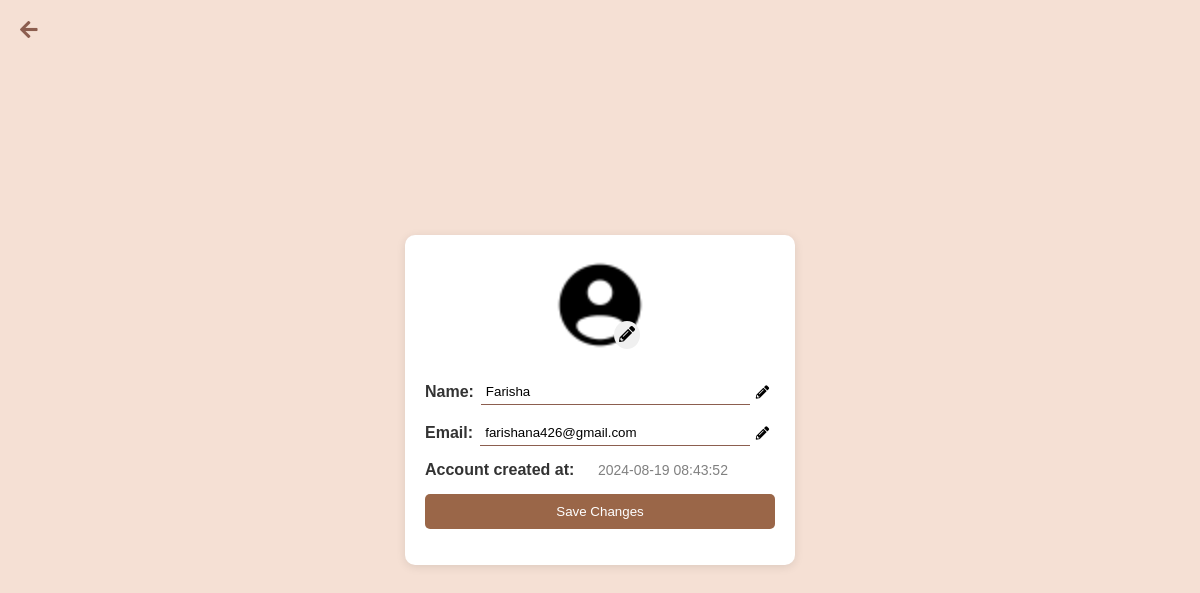
The page /public/personal_details.php (signed in) on the database its author committed.
### tables this page shows
CREATE TABLE `users` (
  `user_id` int(11) NOT NULL,
  `username` varchar(255) NOT NULL,
  `email` varchar(100) NOT NULL,
  `password` varchar(255) NOT NULL,
  `role` enum('student','teacher','admin') NOT NULL,
  `created_at` timestamp NOT NULL DEFAULT current_timestamp(),
  `profile_pic_path` varchar(255) DEFAULT '../assets/uploads/profiles/default_pic.png'
);

### models/User.php (called while the page is built, shortened)
<?php
require_once '../config/database.php';
class User {
    private $db;
    public function __construct() {
        global $conn;
        $this->db = $conn;
    }
    public function getUserById($id){
        $query = "SELECT * FROM users WHERE user_id = $id";
        $result =$this->db->query($query);
        return $result->fetch_assoc();
    }
}
?>

### public/personal_details.php (the view, shortened to what this page needs)
<?php
include '../config/database.php';
include '../models/User.php';
include '../includes/back_button.php';
$user_id = $_SESSION['user_id'];
$userModel = new User();
$user = $userModel->getUserById($user_id);
?>
<!DOCTYPE html>
<html lang="en">
<head>
    <link rel="stylesheet" href="../assets/css/personal_details.css">
    <link rel="stylesheet" href="https://cdnjs.cloudflare.com/ajax/libs/font-awesome/5.15.4/css/all.min.css">
</head>
<body>
<div class="profile-container">
    <div class="profile-pic">
        <img src="<?= $user['profile_pic_path'] ? $user['profile_pic_path'] : '../assets/default_pic.jpg' ?>" alt="Profile Picture" class="round-pic">
        <label for="profile_pic" class="edit-icon"><i class="fas fa-pencil-alt"></i></label>
    </div>
    <div class="details-container">
    <form method="POST" class="update-details-form">
        <div class="detail-row">
            <span class="detail-title">Name:</span>
            <input type="text" name="name" value="<?= htmlspecialchars($user['username']) ?>" readonly id="name_input">
            <button type="button" class="edit-button" onclick="enableEdit('name_input')">
                <i class="fas fa-pencil-alt"></i>
            </button>
        </div>
        <div class="detail-row">
            <span class="detail-title">Email:</span>
            <input type="email" name="email" value="<?= htmlspecialchars($user['email']) ?>" readonly id="email_input">
            <button type="button" class="edit-button" onclick="enableEdit('email_input')">
                <i class="fas fa-pencil-alt"></i>
            </button>
        </div>
        <div class="detail-row">
            <span class="detail-title">Account created at:</span>
            <span class="uneditable"><?= htmlspecialchars($user['created_at']) ?></span>
        </div>
        <button type="submit" class="save-btn">Save Changes</button>
    </form>
</div>
</body>
</html>

### assets/css/personal_details.css (style rules this page uses)
body { font-family: Arial, sans-serif; background-color: #f5e0d4; display: flex; justify-content: center; align-items: center; height: 100vh; margin: 0; }
.profile-container { background-color: white; width: 350px; padding: 20px; box-shadow: 0 2px 10px rgba(0, 0, 0, 0.1); border-radius: 10px; display: flex; flex-direction: column; align-items: center; }
.profile-pic { text-align: center; margin-bottom: 20px; position: relative; }
.round-pic { border-radius: 50%; width: 100px; height: 100px; object-fit: cover; }
.edit-icon { position: absolute; right: 10px; bottom: 10px; cursor: pointer; background-color: #f0f0f0; border-radius: 50%; padding: 5px; }
.details-container { width: 100%; }
.detail-row { display: flex; justify-content: space-between; align-items: center; margin-bottom: 15px; width: 100%; }
.detail-title { font-weight: bold; flex-grow: 1; color: #333; }
input { border: none; border-bottom: 1px solid #8c5e4f; background-color: transparent; padding: 5px; width: 70%; flex-grow: 2; }
.edit-button { background: none; border: none; cursor: pointer; flex-grow: 0; }
.uneditable { font-size: 14px; color: gray; flex-grow: 2; }
.save-btn { display: block; width: 100%; padding: 10px; background-color: #9a6648; color: white; border: none; border-radius: 5px; cursor: pointer; text-align: center; transition: background-color 0.3s ease; }

### rows shown on the page
users: profile_pic_path (placeholder picture), name "Farisha", email "farishana426@gmail.com", created_at "2024-08-19 08:43:52"
